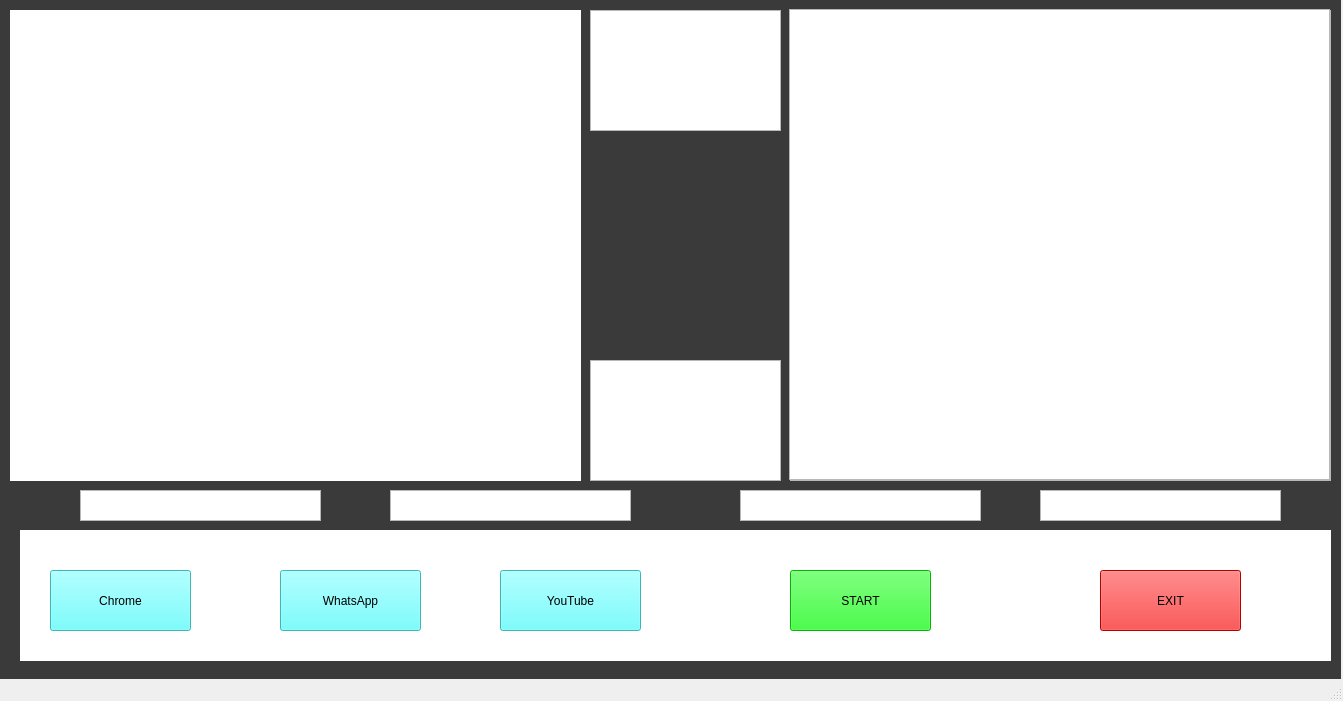
<?xml version="1.0" encoding="UTF-8"?>
<ui version="4.0">
 <class>MainWindow</class>
 <widget class="QMainWindow" name="MainWindow">
  <property name="geometry">
   <rect>
    <x>0</x>
    <y>0</y>
    <width>1343</width>
    <height>701</height>
   </rect>
  </property>
  <property name="windowTitle">
   <string>MainWindow</string>
  </property>
  <widget class="QWidget" name="centralwidget">
   <widget class="QLabel" name="BG_1">
    <property name="geometry">
     <rect>
      <x>-70</x>
      <y>0</y>
      <width>1411</width>
      <height>751</height>
     </rect>
    </property>
    <property name="text">
     <string/>
    </property>
    <property name="pixmap">
     <pixmap>../../../Downloads/white.jpg</pixmap>
    </property>
    <property name="scaledContents">
     <bool>true</bool>
    </property>
   </widget>
   <widget class="QLabel" name="GIF_1">
    <property name="geometry">
     <rect>
      <x>-80</x>
      <y>10</y>
      <width>581</width>
      <height>431</height>
     </rect>
    </property>
    <property name="text">
     <string/>
    </property>
    <property name="pixmap">
     <pixmap>../../../Downloads/chatbot-unscreen.gif</pixmap>
    </property>
    <property name="scaledContents">
     <bool>true</bool>
    </property>
   </widget>
   <widget class="QPushButton" name="pushButton_what">
    <property name="geometry">
     <rect>
      <x>280</x>
      <y>570</y>
      <width>141</width>
      <height>61</height>
     </rect>
    </property>
    <property name="styleSheet">
     <string notr="true">background-color:rgb(85, 255, 255)</string>
    </property>
    <property name="text">
     <string>WhatsApp</string>
    </property>
   </widget>
   <widget class="QPushButton" name="pushButton_you">
    <property name="geometry">
     <rect>
      <x>500</x>
      <y>570</y>
      <width>141</width>
      <height>61</height>
     </rect>
    </property>
    <property name="styleSheet">
     <string notr="true">background-color:rgb(85, 255, 255)</string>
    </property>
    <property name="text">
     <string>YouTube</string>
    </property>
   </widget>
   <widget class="QPushButton" name="pushButton_chrome">
    <property name="geometry">
     <rect>
      <x>50</x>
      <y>570</y>
      <width>141</width>
      <height>61</height>
     </rect>
    </property>
    <property name="styleSheet">
     <string notr="true">background-color:rgb(85, 255, 255)</string>
    </property>
    <property name="text">
     <string>Chrome</string>
    </property>
   </widget>
   <widget class="QLabel" name="Chat_con">
    <property name="geometry">
     <rect>
      <x>690</x>
      <y>0</y>
      <width>651</width>
      <height>491</height>
     </rect>
    </property>
    <property name="styleSheet">
     <string notr="true">background-color:rgb(58, 58, 58)</string>
    </property>
    <property name="text">
     <string/>
    </property>
   </widget>
   <widget class="QLabel" name="Chat_con_2">
    <property name="geometry">
     <rect>
      <x>-10</x>
      <y>0</y>
      <width>701</width>
      <height>491</height>
     </rect>
    </property>
    <property name="styleSheet">
     <string notr="true">background-color:rgb(58, 58, 58)</string>
    </property>
    <property name="text">
     <string/>
    </property>
   </widget>
   <widget class="QLabel" name="label">
    <property name="geometry">
     <rect>
      <x>10</x>
      <y>10</y>
      <width>571</width>
      <height>471</height>
     </rect>
    </property>
    <property name="styleSheet">
     <string notr="true">background-color:rgb(255, 255, 255)</string>
    </property>
    <property name="text">
     <string/>
    </property>
   </widget>
   <widget class="QPushButton" name="pushButton_start">
    <property name="geometry">
     <rect>
      <x>790</x>
      <y>570</y>
      <width>141</width>
      <height>61</height>
     </rect>
    </property>
    <property name="styleSheet">
     <string notr="true">background-color:rgb(0, 255, 0)</string>
    </property>
    <property name="text">
     <string>START</string>
    </property>
   </widget>
   <widget class="QPushButton" name="pushButton_exit">
    <property name="geometry">
     <rect>
      <x>1100</x>
      <y>570</y>
      <width>141</width>
      <height>61</height>
     </rect>
    </property>
    <property name="styleSheet">
     <string notr="true">background-color:rgb(255, 0, 0)</string>
    </property>
    <property name="text">
     <string>EXIT</string>
    </property>
   </widget>
   <widget class="QLabel" name="Chat_con_3">
    <property name="geometry">
     <rect>
      <x>0</x>
      <y>490</y>
      <width>1341</width>
      <height>521</height>
     </rect>
    </property>
    <property name="styleSheet">
     <string notr="true">background-color:rgb(58, 58, 58)</string>
    </property>
    <property name="text">
     <string/>
    </property>
   </widget>
   <widget class="QLabel" name="label_2">
    <property name="geometry">
     <rect>
      <x>20</x>
      <y>530</y>
      <width>1311</width>
      <height>131</height>
     </rect>
    </property>
    <property name="styleSheet">
     <string notr="true">background-color:rgb(255, 255, 255)</string>
    </property>
    <property name="text">
     <string/>
    </property>
   </widget>
   <widget class="QTextBrowser" name="Temp_show">
    <property name="geometry">
     <rect>
      <x>80</x>
      <y>490</y>
      <width>241</width>
      <height>31</height>
     </rect>
    </property>
   </widget>
   <widget class="QTextBrowser" name="Time_show">
    <property name="geometry">
     <rect>
      <x>1040</x>
      <y>490</y>
      <width>241</width>
      <height>31</height>
     </rect>
    </property>
   </widget>
   <widget class="QTextBrowser" name="chat_show">
    <property name="geometry">
     <rect>
      <x>790</x>
      <y>10</y>
      <width>541</width>
      <height>471</height>
     </rect>
    </property>
   </widget>
   <widget class="QTextBrowser" name="Date_show">
    <property name="geometry">
     <rect>
      <x>740</x>
      <y>490</y>
      <width>241</width>
      <height>31</height>
     </rect>
    </property>
   </widget>
   <widget class="QTextBrowser" name="Day_show">
    <property name="geometry">
     <rect>
      <x>390</x>
      <y>490</y>
      <width>241</width>
      <height>31</height>
     </rect>
    </property>
   </widget>
   <widget class="QTextBrowser" name="Day_show_2">
    <property name="geometry">
     <rect>
      <x>590</x>
      <y>10</y>
      <width>191</width>
      <height>121</height>
     </rect>
    </property>
   </widget>
   <widget class="QTextBrowser" name="Day_show_3">
    <property name="geometry">
     <rect>
      <x>590</x>
      <y>360</y>
      <width>191</width>
      <height>121</height>
     </rect>
    </property>
   </widget>
   <widget class="QLabel" name="loading">
    <property name="geometry">
     <rect>
      <x>580</x>
      <y>130</y>
      <width>211</width>
      <height>231</height>
     </rect>
    </property>
    <property name="text">
     <string/>
    </property>
    <property name="pixmap">
     <pixmap>../../../Downloads/load.gif</pixmap>
    </property>
    <property name="scaledContents">
     <bool>true</bool>
    </property>
   </widget>
   <widget class="QFrame" name="frame">
    <property name="geometry">
     <rect>
      <x>789</x>
      <y>9</y>
      <width>541</width>
      <height>471</height>
     </rect>
    </property>
    <property name="frameShape">
     <enum>QFrame::StyledPanel</enum>
    </property>
    <property name="frameShadow">
     <enum>QFrame::Raised</enum>
    </property>
    <widget class="QPlainTextEdit" name="plainTextEdit">
     <property name="geometry">
      <rect>
       <x>0</x>
       <y>0</y>
       <width>541</width>
       <height>471</height>
      </rect>
     </property>
    </widget>
   </widget>
   <widget class="QLabel" name="speaking">
    <property name="geometry">
     <rect>
      <x>580</x>
      <y>130</y>
      <width>201</width>
      <height>231</height>
     </rect>
    </property>
    <property name="text">
     <string/>
    </property>
    <property name="pixmap">
     <pixmap>../../../Downloads/speak.gif</pixmap>
    </property>
    <property name="scaledContents">
     <bool>true</bool>
    </property>
   </widget>
   <widget class="QLabel" name="Listening">
    <property name="geometry">
     <rect>
      <x>580</x>
      <y>130</y>
      <width>201</width>
      <height>231</height>
     </rect>
    </property>
    <property name="text">
     <string/>
    </property>
    <property name="pixmap">
     <pixmap>../../../Downloads/listening.gif</pixmap>
    </property>
    <property name="scaledContents">
     <bool>true</bool>
    </property>
   </widget>
   <zorder>BG_1</zorder>
   <zorder>Chat_con_3</zorder>
   <zorder>Chat_con</zorder>
   <zorder>Chat_con_2</zorder>
   <zorder>label</zorder>
   <zorder>GIF_1</zorder>
   <zorder>label_2</zorder>
   <zorder>pushButton_chrome</zorder>
   <zorder>pushButton_what</zorder>
   <zorder>pushButton_you</zorder>
   <zorder>pushButton_start</zorder>
   <zorder>pushButton_exit</zorder>
   <zorder>Temp_show</zorder>
   <zorder>Time_show</zorder>
   <zorder>chat_show</zorder>
   <zorder>Date_show</zorder>
   <zorder>Day_show</zorder>
   <zorder>Day_show_2</zorder>
   <zorder>Day_show_3</zorder>
   <zorder>loading</zorder>
   <zorder>frame</zorder>
   <zorder>speaking</zorder>
   <zorder>Listening</zorder>
  </widget>
  <widget class="QStatusBar" name="statusbar"/>
 </widget>
 <resources/>
 <connections/>
</ui>
